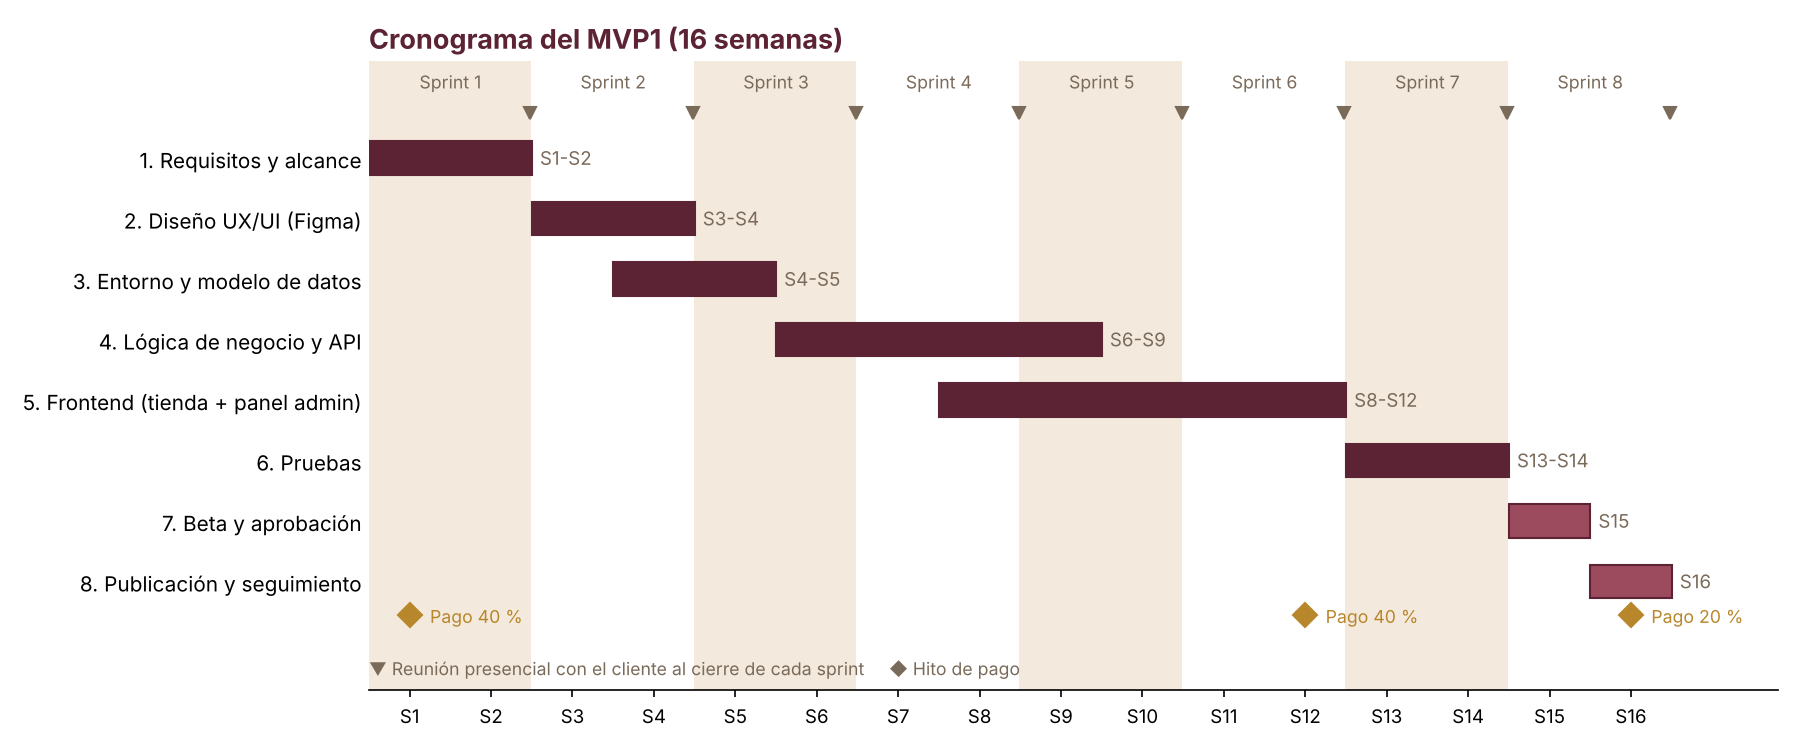

Write Python code to recreate this figure.
# Genera el diagrama de Gantt de la planificación: python3 gantt.py (requiere matplotlib)
import matplotlib
matplotlib.use("Agg")
import matplotlib.pyplot as plt
fases=[("1. Requisitos y alcance",1,2),("2. Diseño UX/UI (Figma)",3,4),("3. Entorno y modelo de datos",4,5),
("4. Lógica de negocio y API",6,9),("5. Frontend (tienda + panel admin)",8,12),("6. Pruebas",13,14),
("7. Beta y aprobación",15,15),("8. Publicación y seguimiento",16,16)]
vino="#5B2333"; claro="#F3E9DC"; gris="#7A6A5A"
fig,ax=plt.subplots(figsize=(12,5),dpi=150)
for i,(n,a,b) in enumerate(fases):
    ax.barh(i,b-a+1,left=a-0.5,height=0.55,color=vino if i<6 else "#9C4A5E",edgecolor=vino)
    ax.text(b+0.6,i,f"S{a}" if a==b else f"S{a}-S{b}",va="center",fontsize=9,color=gris)
ax.set_yticks(range(len(fases))); ax.set_yticklabels([f[0] for f in fases],fontsize=10)
ax.invert_yaxis()
ax.set_xticks(range(1,17)); ax.set_xticklabels([f"S{w}" for w in range(1,17)],fontsize=9)
ax.set_xlim(0.5,17.8); ax.set_ylim(len(fases)-0.3,-1.6)
for s in range(8):
    ax.axvspan(2*s+0.5,2*s+2.5,color=claro if s%2==0 else "white",zorder=0)
    ax.text(2*s+1.5,-1.15,f"Sprint {s+1}",ha="center",fontsize=8.5,color=gris)
    ax.plot(2*s+2.5-0.02,-0.75,marker="v",color=gris,markersize=6)
for w,t in [(1,"40 %"),(12,"40 %"),(16,"20 %")]:
    ax.plot(w,len(fases)-0.45,marker="D",color="#B8862B",markersize=8,clip_on=False)
    ax.text(w+0.25,len(fases)-0.45+0.03,f"Pago {t}",va="center",fontsize=8.5,color="#B8862B",clip_on=False)
for sp in ["top","right","left"]: ax.spines[sp].set_visible(False)
ax.tick_params(axis="y",length=0)
ax.set_title("Cronograma del MVP1 (16 semanas)",fontsize=13,fontweight="bold",color=vino,loc="left")
ax.text(0.5,len(fases)+0.55,"▼ Reunión presencial con el cliente al cierre de cada sprint     ◆ Hito de pago",fontsize=8.5,color=gris)
ax.set_ylim(len(fases)+0.8,-1.6)
plt.tight_layout(); plt.savefig("gantt.png",facecolor="white")
